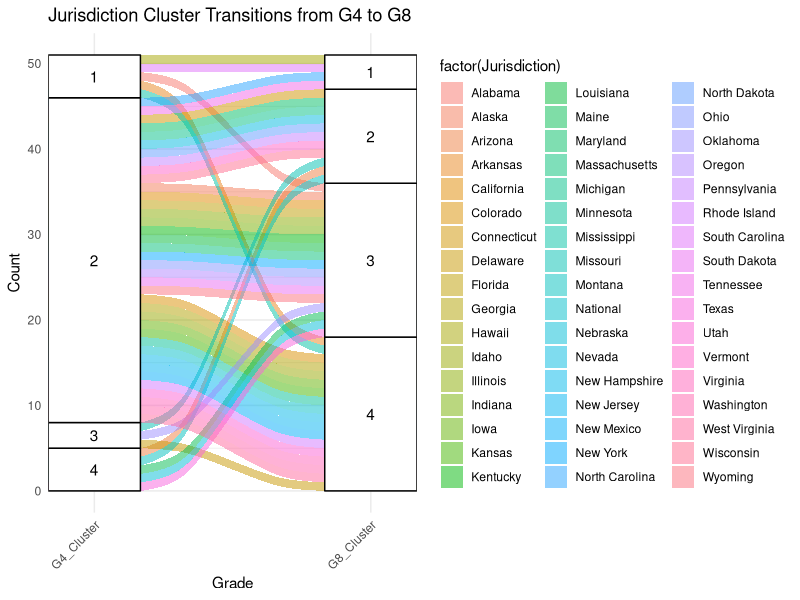
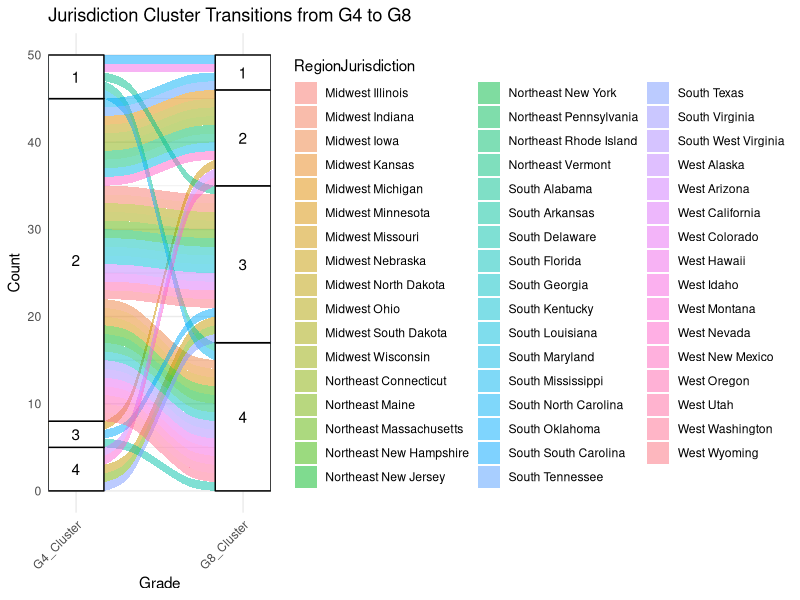

The R script that drew these images, in order:
## ---- chunk 1
knitr::opts_chunk$set(echo = TRUE)
## ---- chunk 2
G4<-read.csv('grade_4_math/clean_data/jurisdiction_clusters_G4.csv')
G8<-read.csv('grade_8_math/clean_data/jurisdiction_clusters_G8.csv')
## ---- chunk 3
head(G4)
## ---- chunk 4
# Combine df1 and df2 based on 'Jurisdiction'
combined_df <- merge(G4, G8, by = "Jurisdiction")
head(combined_df)
## ---- chunk 5
write.csv(combined_df, "jurisdiction_clusters_math.csv", row.names = FALSE)
## ---- chunk 6
library(ggalluvial)
library(ggplot2)
library(tidyverse)
## ---- chunk 7
combined_df$count <- 1
ggplot(data = combined_df, aes(axis1 = G4_Cluster, axis2 = G8_Cluster, y = count)) +
  geom_alluvium(aes(fill = factor(Jurisdiction))) +
  geom_stratum() +
  geom_text(stat = "stratum", aes(label = after_stat(stratum))) +
  scale_x_discrete(limits = c("G4_Cluster", "G8_Cluster"), expand = c(0.05, 0)) +
  theme_minimal() +
  ggtitle("Jurisdiction Cluster Transitions from G4 to G8") +
  xlab("Grade") +
  ylab("Count") +
  theme(axis.text.x = element_text(angle = 45, hjust = 1))
## ---- chunk 8
df1 <- subset(combined_df, G4_Cluster == 2 & G8_Cluster == 3)
print(df1)
## ---- chunk 9
df2 <- subset(combined_df, G4_Cluster == 2 & G8_Cluster == 4)
print(df2)
## ---- chunk 10
df3 <- subset(combined_df, G4_Cluster == 2 & G8_Cluster == 2)
print(df3)
## ---- chunk 11
jurisdiction_to_region <- c(
  "Alabama" = "South", "Alaska" = "West", "Arizona" = "West", "Arkansas" = "South",
  "California" = "West", "Colorado" = "West", "Connecticut" = "Northeast", "Delaware" = "South",
  "Florida" = "South", "Georgia" = "South", "Hawaii" = "West", "Idaho" = "West",
  "Illinois" = "Midwest", "Indiana" = "Midwest", "Iowa" = "Midwest", "Kansas" = "Midwest",
  "Kentucky" = "South", "Louisiana" = "South", "Maine" = "Northeast", "Maryland" = "South",
  "Massachusetts" = "Northeast", "Michigan" = "Midwest", "Minnesota" = "Midwest",
  "Mississippi" = "South", "Missouri" = "Midwest", "Montana" = "West", "Nebraska" = "Midwest",
  "Nevada" = "West", "New Hampshire" = "Northeast", "New Jersey" = "Northeast", "New Mexico" = "West",
  "New York" = "Northeast", "North Carolina" = "South", "North Dakota" = "Midwest", "Ohio" = "Midwest",
  "Oklahoma" = "South", "Oregon" = "West", "Pennsylvania" = "Northeast", "Rhode Island" = "Northeast",
  "South Carolina" = "South", "South Dakota" = "Midwest", "Tennessee" = "South", "Texas" = "South",
  "Utah" = "West", "Vermont" = "Northeast", "Virginia" = "South", "Washington" = "West",
  "West Virginia" = "South", "Wisconsin" = "Midwest", "Wyoming" = "West"
)

# Step 2: Use the mapping to add a Region column
combined_df$Region <- jurisdiction_to_region[combined_df$Jurisdiction]
combined_df
## ---- chunk 12
combined_df <- combined_df[combined_df$Jurisdiction != 'National',]
combined_df
## ---- chunk 13
library(scales)

generate_shades <- function(region, n) {
  scales::hue_pal()(n)
}
combined_df <- combined_df %>%
  arrange(Region, Jurisdiction) %>%
  mutate(RegionJurisdiction = factor(paste(Region, Jurisdiction), levels = unique(paste(Region, Jurisdiction))))

# Step 2: Use this new factor for the fill aesthetic
color_palette <- scales::hue_pal()(length(unique(combined_df$RegionJurisdiction)))

# Plotting with the correct number of colors
ggplot(combined_df, aes(axis1 = G4_Cluster, axis2 = G8_Cluster, y = 1)) +
  geom_alluvium(aes(fill = RegionJurisdiction)) +
  geom_stratum() +
  geom_text(stat = "stratum", aes(label = after_stat(stratum))) +
  scale_fill_manual(values = color_palette) +  # Use the generated color palette
  scale_x_discrete(limits = c("G4_Cluster", "G8_Cluster"), expand = c(0.05, 0)) +
  theme_minimal() +
  ggtitle("Jurisdiction Cluster Transitions from G4 to G8") +
  xlab("Grade") +
  ylab("Count") +
  theme(axis.text.x = element_text(angle = 45, hjust = 1))
